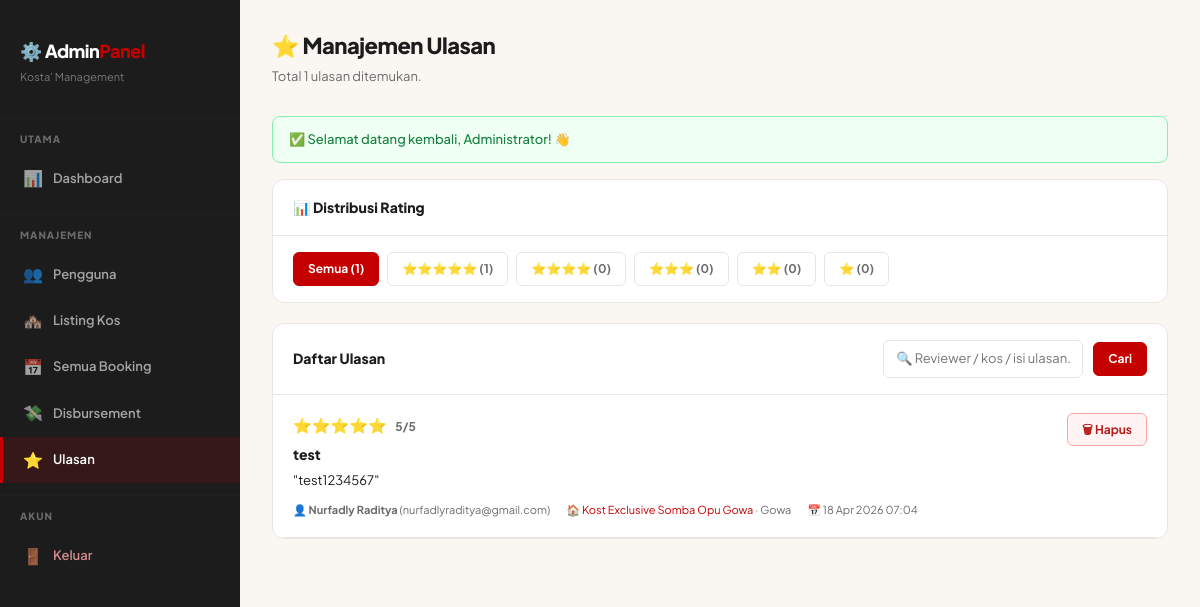
Page /pages/admin/reviews.php (signed in) on the committed database.
### tables this page shows
CREATE TABLE `reviews` (
  `id` int unsigned NOT NULL AUTO_INCREMENT,
  `kos_id` int unsigned NOT NULL,
  `user_id` int unsigned NOT NULL,
  `rating` tinyint unsigned NOT NULL,
  `judul` varchar(120) DEFAULT NULL,
  `isi_ulasan` text NOT NULL,
  `created_at` timestamp NULL DEFAULT CURRENT_TIMESTAMP,
  PRIMARY KEY (`id`),
  UNIQUE KEY `user_id` (`user_id`,`kos_id`),
  KEY `kos_id` (`kos_id`),
  CONSTRAINT `reviews_ibfk_1` FOREIGN KEY (`kos_id`) REFERENCES `kos` (`id`) ON DELETE CASCADE,
  CONSTRAINT `reviews_ibfk_2` FOREIGN KEY (`user_id`) REFERENCES `users` (`id`) ON DELETE CASCADE
);

CREATE TABLE `users` (
  `id` int unsigned NOT NULL AUTO_INCREMENT,
  `nama` varchar(100) NOT NULL,
  `email` varchar(150) NOT NULL,
  `password` varchar(255) NOT NULL,
  `no_hp` varchar(20) DEFAULT NULL,
  `nama_bank` varchar(100) DEFAULT NULL,
  `nomor_rekening` varchar(50) DEFAULT NULL,
  `nama_pemilik_rekening` varchar(100) DEFAULT NULL,
  `role` enum('pencari','pemilik','admin') NOT NULL DEFAULT 'pencari',
  `foto_profil` varchar(255) DEFAULT NULL,
  `status` enum('aktif','nonaktif') NOT NULL DEFAULT 'aktif',
  `created_at` timestamp NULL DEFAULT CURRENT_TIMESTAMP,
  `updated_at` timestamp NULL DEFAULT CURRENT_TIMESTAMP ON UPDATE CURRENT_TIMESTAMP,
  PRIMARY KEY (`id`),
  UNIQUE KEY `email` (`email`)
);

CREATE TABLE `kos` (
  `id` int unsigned NOT NULL AUTO_INCREMENT,
  `pemilik_id` int unsigned NOT NULL,
  `nama_kos` varchar(150) NOT NULL,
  `deskripsi` text,
  `tipe` enum('putra','putri','campur') NOT NULL DEFAULT 'campur',
  `alamat` text NOT NULL,
  `kecamatan` varchar(80) DEFAULT NULL,
  `kota` varchar(80) NOT NULL,
  `provinsi` varchar(80) DEFAULT NULL,
  `kode_pos` varchar(10) DEFAULT NULL,
  `lat` decimal(10,7) DEFAULT NULL,
  `lng` decimal(10,7) DEFAULT NULL,
  `harga_per_bulan` int unsigned NOT NULL,
  `jumlah_kamar` tinyint unsigned NOT NULL DEFAULT '1',
  `kamar_terisi` tinyint unsigned NOT NULL DEFAULT '0',
  `ada_nomor_kamar` tinyint(1) NOT NULL DEFAULT '0',
  `wifi` tinyint(1) NOT NULL DEFAULT '0',
  `ac` tinyint(1) NOT NULL DEFAULT '0',
  `kamar_mandi_dalam` tinyint(1) NOT NULL DEFAULT '0',
  `parkir` tinyint(1) NOT NULL DEFAULT '0',
  `dapur` tinyint(1) NOT NULL DEFAULT '0',
  `laundry` tinyint(1) NOT NULL DEFAULT '0',
  `security` tinyint(1) NOT NULL DEFAULT '0',
  `cctv` tinyint(1) NOT NULL DEFAULT '0',
  `foto_utama` varchar(255) DEFAULT NULL,
  `status` enum('aktif','nonaktif','pending') NOT NULL DEFAULT 'aktif',
  `created_at` timestamp NULL DEFAULT CURRENT_TIMESTAMP,
  `updated_at` timestamp NULL DEFAULT CURRENT_TIMESTAMP ON UPDATE CURRENT_TIMESTAMP,
  PRIMARY KEY (`id`),
  KEY `pemilik_id` (`pemilik_id`),
  KEY `kota` (`kota`),
  KEY `tipe` (`tipe`),
  KEY `status` (`status`),
  KEY `harga_per_bulan` (`harga_per_bulan`),
  CONSTRAINT `kos_ibfk_1` FOREIGN KEY (`pemilik_id`) REFERENCES `users` (`id`) ON DELETE CASCADE
);

### pages/admin/reviews.php (the view, shortened to what this page needs)
<?php
require_once __DIR__ . '/../../config/session.php';
$filter_rating = (int)($_GET['rating'] ?? 0);
$cari          = trim($_GET['cari'] ?? '');
$page          = max(1, (int)($_GET['page'] ?? 1));
$per_page      = 20;
$offset        = ($page - 1) * $per_page;
$where  = ['1=1']; $params = []; $types = '';
$where_sql = implode(' AND ', $where);
$stmt_cnt = mysqli_prepare($koneksi,
    "SELECT COUNT(*) FROM reviews r
     JOIN users u ON r.user_id = u.id
     JOIN kos k ON r.kos_id = k.id
     WHERE $where_sql");
mysqli_stmt_execute($stmt_cnt);
$total = (int)mysqli_fetch_row(mysqli_stmt_get_result($stmt_cnt))[0];
$stmt = mysqli_prepare($koneksi,
    "SELECT r.id, r.rating, r.judul, r.isi_ulasan, r.created_at,
            u.nama AS nama_reviewer, u.email AS email_reviewer,
            k.nama_kos, k.kota, k.id AS kos_id
     FROM reviews r
     JOIN users u ON r.user_id = u.id
     JOIN kos k ON r.kos_id = k.id
     WHERE $where_sql
     ORDER BY r.created_at DESC
     LIMIT ? OFFSET ?");
$params[] = $per_page; $params[] = $offset; $types .= 'ii';
mysqli_stmt_bind_param($stmt, $types, ...$params);
mysqli_stmt_execute($stmt);
$reviews = mysqli_stmt_get_result($stmt);
$r_dist = mysqli_query($koneksi,
    "SELECT rating, COUNT(*) AS n FROM reviews GROUP BY rating ORDER BY rating DESC");
$dist = [];
while ($row = mysqli_fetch_assoc($r_dist)) $dist[$row['rating']] = (int)$row['n'];
require_once __DIR__ . '/../../components/head.php';
?>
<div class="admin-wrapper">
    <?php require_once __DIR__ . '/sidebar.php'; ?>
    <main class="admin-main">
        <div class="admin-page-header">
            <h1 class="admin-page-title">⭐ Manajemen Ulasan</h1>
            <p class="admin-page-subtitle">Total <?= $total ?> ulasan ditemukan.</p>
        </div>
        <?= get_flash() ?>
        <div class="admin-card" style="margin-bottom:20px;">
            <div class="admin-card-header">
                <div class="admin-card-title">📊 Distribusi Rating</div>
            </div>
            <div style="padding:16px 20px;display:flex;gap:8px;flex-wrap:wrap;align-items:center;">
                <a href="<?= BASE_URL ?>/pages/admin/reviews.php"
                   class="btn-admin <?= !$filter_rating ? 'primary' : 'neutral' ?>">
                    Semua (<?= $total ?>)
                </a>
                <?php for ($i = 5; $i >= 1; $i--): ?>
                    <a href="<?= BASE_URL ?>/pages/admin/reviews.php?rating=<?= $i ?>"
                       class="btn-admin <?= ($filter_rating === $i) ? 'primary' : 'neutral' ?>">
                        <?= str_repeat('⭐', $i) ?> (<?= $dist[$i] ?? 0 ?>)
                    </a>
                <?php endfor; ?>
            </div>
        </div>
        <div class="admin-card">
            <div class="admin-card-header">
                <div class="admin-card-title">Daftar Ulasan</div>
                <form method="GET" class="admin-filter-bar">
                    <input type="text" name="cari" class="admin-search"
                           placeholder="🔍 Reviewer / kos / isi ulasan..."
                           value="<?= htmlspecialchars($cari) ?>">
                    <button type="submit" class="btn-admin primary">Cari</button>
                </form>
            </div>
            <?php if (mysqli_num_rows($reviews) === 0): ?>
                <div class="admin-empty">
                    <div class="admin-empty-icon">⭐</div>
                    <p>Tidak ada ulasan ditemukan.</p>
                </div>
            <?php else: ?>
            <?php while ($rev = mysqli_fetch_assoc($reviews)): ?>
                <div style="padding:18px 20px;border-bottom:1px solid var(--color-border);">
                    <div style="display:flex;justify-content:space-between;align-items:flex-start;gap:12px;flex-wrap:wrap;">
                        <div style="flex:1;min-width:240px;">
                            <div style="font-size:15px;margin-bottom:6px;">
                                <?= str_repeat('⭐', $rev['rating']) ?>
                                <span style="font-size:12px;font-weight:700;color:var(--color-text-muted);margin-left:6px;">
                                    <?= $rev['rating'] ?>/5
                                </span>
                            </div>
                            <?php if ($rev['judul']): ?>
                                <div style="font-weight:800;font-size:14px;margin-bottom:4px;">
                                    <?= htmlspecialchars($rev['judul']) ?>
                                </div>
                            <?php endif; ?>
                            <p style="font-size:13px;color:var(--color-text);margin:0 0 10px;line-height:1.6;">
                                "<?= htmlspecialchars($rev['isi_ulasan']) ?>"
                            </p>
                            <div style="display:flex;gap:16px;font-size:11px;color:var(--color-text-muted);flex-wrap:wrap;">
                                <span>
                                    👤 <strong><?= htmlspecialchars($rev['nama_reviewer']) ?></strong>
                                    (<?= htmlspecialchars($rev['email_reviewer']) ?>)
                                </span>
                                <span>
                                    🏠 <a href="<?= BASE_URL ?>/pages/detail.php?id=<?= $rev['kos_id'] ?>"
                                          target="_blank" style="color:var(--color-accent);">
                                        <?= htmlspecialchars($rev['nama_kos']) ?>
                                    </a>
                                    · <?= htmlspecialchars($rev['kota']) ?>
                                </span>
                                <span>📅 <?= date('d M Y H:i', strtotime($rev['created_at'])) ?></span>
                            </div>
                        </div>
                        <form method="POST"
                              onsubmit="return confirm('Hapus ulasan ini secara permanen?')">
                            <button type="submit" class="btn-admin danger">🗑 Hapus</button>
                        </form>
                    </div>
                </div>
            <?php endwhile; ?>
            <?php endif; ?>
        </div>
    </main>
</div>
<?php
require_once __DIR__ . '/../../components/scripts.php';
?>

### assets/css/style.css (style rules this page uses)
:root { --color-bg: #FAF7F2; --color-surface: #FFFFFF; --color-text: #1C1C1C; --color-text-muted: #6B6B6B; --color-accent: #C50000; --color-accent-hover:#E70000; --color-border: #E8E6E3; --color-surface-alt: #F5F2ED; --font-main: 'Plus Jakarta Sans', sans-serif; --radius-sm: 6px; --radius-md: 12px; --radius-lg: 20px; --shadow-sm: 0 1px 4px rgba(0,0,0,0.06); --shadow-md: 0 4px 16px rgba(0,0,0,0.08); --shadow-lg: 0 8px 32px rgba(0,0,0,0.10); --transition: 0.2s ease; }
*, *::before, *::after { box-sizing: border-box; margin: 0; padding: 0; }
html { scroll-behavior: smooth; }
body { font-family: var(--font-main); background-color: var(--color-bg); color: var(--color-text); font-size: 15px; line-height: 1.65; -webkit-font-smoothing: antialiased; margin: 0; padding: 0; }
a { color: var(--color-accent); text-decoration: none; transition: color var(--transition); }

### assets/css/admin.css (style rules this page uses)
body.admin-page { margin: 0; padding: 0; min-height: 100vh; display: flex; flex-direction: column; }
.admin-wrapper { display: flex; flex: 1; min-height: 100vh; }
.admin-main { flex: 1; min-width: 0; background: var(--color-bg); padding: 32px; overflow-x: hidden; min-height: 100vh; }
.admin-page-header { margin-bottom: 28px; }
.admin-page-title { font-size: 22px; font-weight: 800; color: var(--color-text); letter-spacing: -0.5px; }
.admin-page-subtitle { font-size: 13px; color: var(--color-text-muted); margin-top: 4px; }
.admin-card { background: var(--color-surface); border: 1px solid var(--color-border); border-radius: var(--radius-md); overflow: hidden; margin-bottom: 24px; }
.admin-card-header { padding: 16px 20px; border-bottom: 1px solid var(--color-border); display: flex; justify-content: space-between; align-items: center; gap: 12px; flex-wrap: wrap; }
.admin-card-title { font-size: 14px; font-weight: 800; color: var(--color-text); }
.admin-filter-bar { display: flex; gap: 10px; align-items: center; flex-wrap: wrap; }
.admin-search { padding: 7px 12px; border: 1.5px solid var(--color-border); border-radius: 6px; font-size: 13px; font-family: var(--font-main); color: var(--color-text); background: var(--color-surface); outline: none; min-width: 200px; transition: border-color 0.2s; }
.btn-admin { display: inline-flex; align-items: center; gap: 5px; padding: 6px 14px; border-radius: 6px; font-size: 12px; font-weight: 700; cursor: pointer; border: 1.5px solid; font-family: var(--font-main); text-decoration: none; transition: all 0.2s; white-space: nowrap; }
.btn-admin.primary { background: var(--color-accent); color: white; border-color: var(--color-accent); }
.btn-admin.danger { background: #FFF3F3; color: #b91c1c; border-color: #FCA5A5; }
.btn-admin.neutral { background: var(--color-surface); color: var(--color-text-muted); border-color: var(--color-border); }

### rows in the picture
reviews: rating "⭐⭐⭐⭐⭐", rating "5", judul "test", isi_ulasan "test1234567", user.nama "Nurfadly Raditya", user.email "nurfadlyraditya@gmail.com", kos.nama_kos "Kost Exclusive Somba Opu Gowa", kos.kota "Gowa", created_at "18 Apr 2026 07:04"

### other values in the picture
$total "1"
$ikon "✅"
$pesan "Selamat datang kembali, Administrator! 👋"
str_repeat('⭐', $i) "⭐⭐⭐⭐⭐"
$dist[$i] "1"
str_repeat('⭐', $i) "⭐⭐⭐⭐"
$dist[$i] "0"
str_repeat('⭐', $i) "⭐⭐⭐"
str_repeat('⭐', $i) "⭐⭐"
str_repeat('⭐', $i) "⭐"
